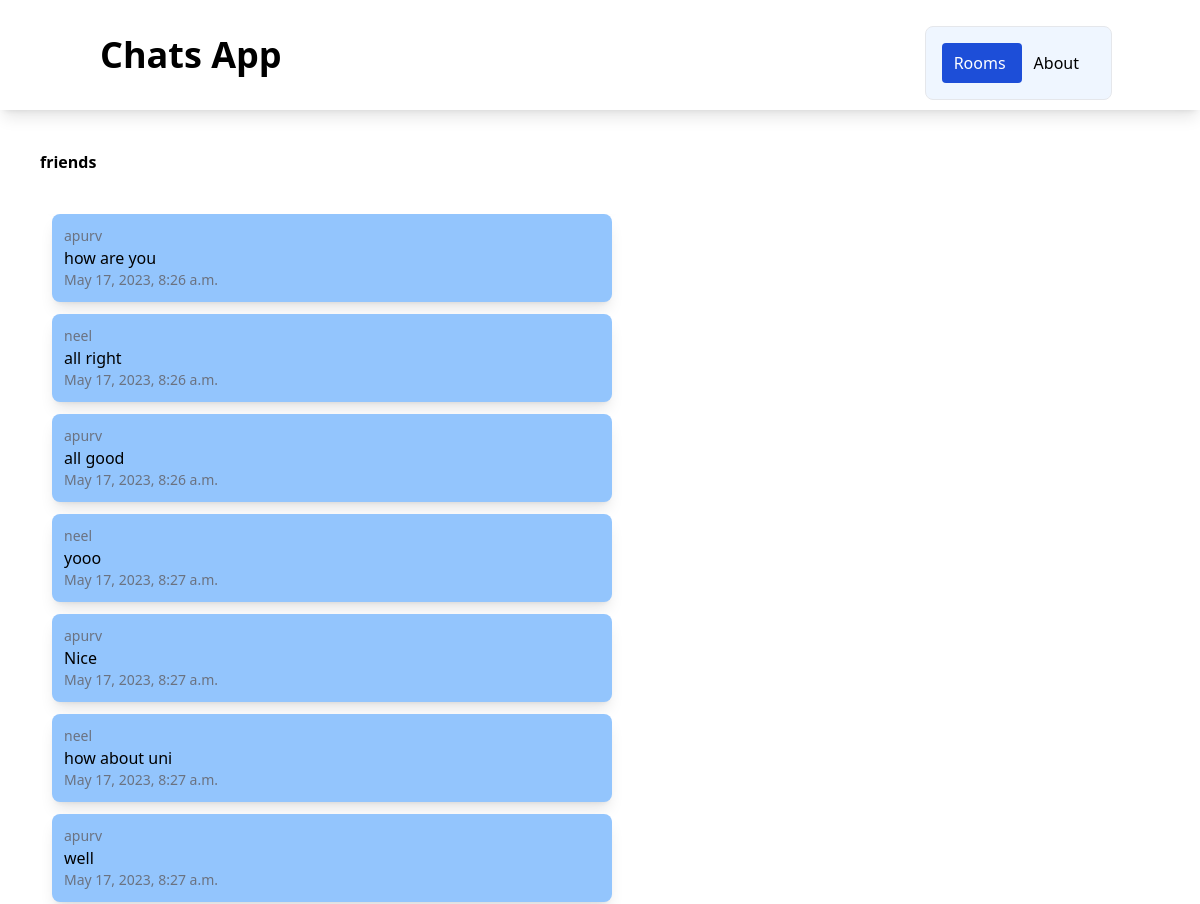
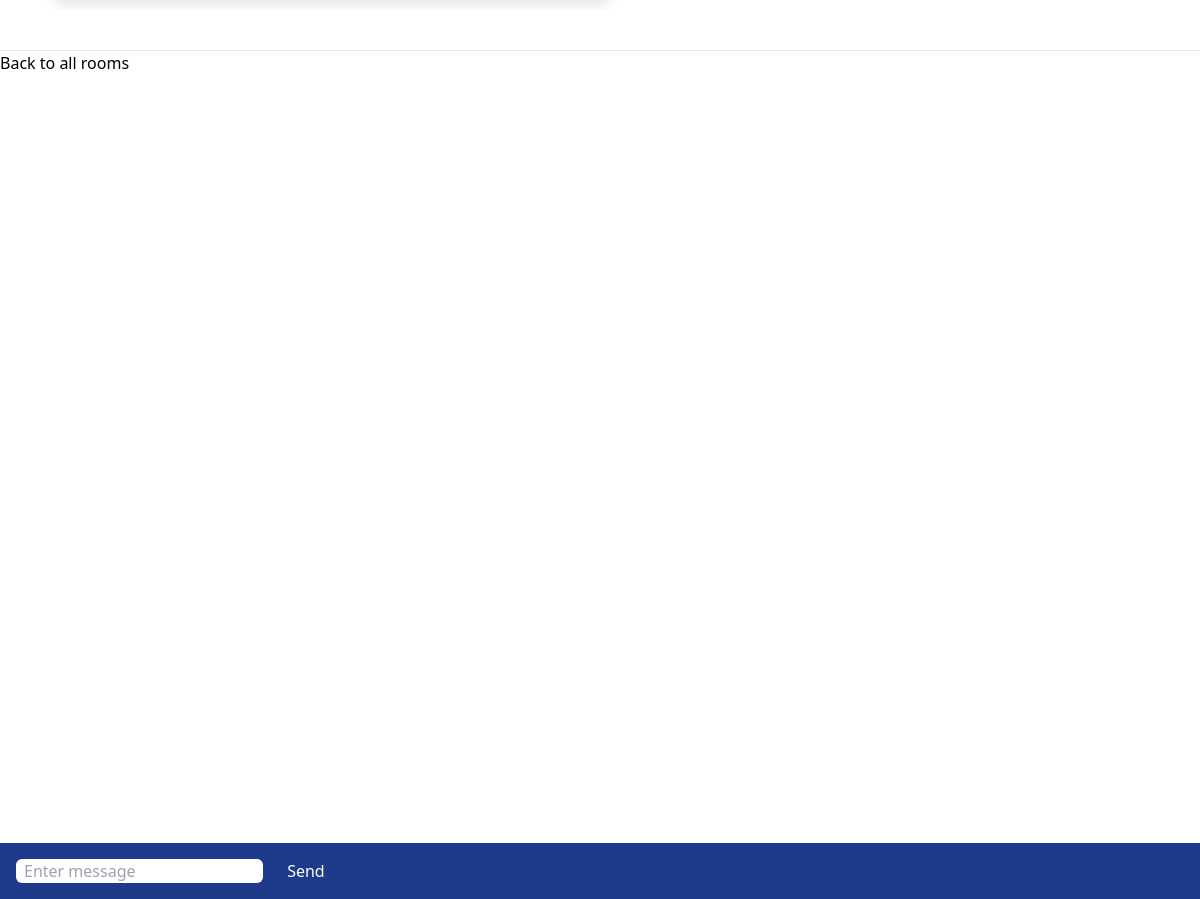
Page /friends/ on the committed database (2 pictures, top to bottom).
### chatapp/models.py (models this page shows, shortened)
class ChatRoom(models.Model):
    name = models.CharField(max_length=200)
    slug = models.SlugField(max_length=200)

class ChatMessage(models.Model):
    user = models.ForeignKey(User,on_delete=models.CASCADE)
    room = models.ForeignKey(ChatRoom,on_delete=models.CASCADE)
    message_content = models.TextField()
    date = models.DateTimeField(auto_now=True)
    class Meta:
        ordering = ('date',)

### chatapp/views.py (the view)
# urls.py: path('<slug:room_name>/',views.room,name="room"),
def room(request,room_name):
    messages = ChatMessage.objects.filter(room__slug=room_name)[:30]
    context = {
        "chatroom":ChatRoom.objects.get(slug=room_name),
        "messages":messages
        }
    return render(request,"chatapp/chat-room.html",context)

### chatapp/templates/chatapp/chat-room.html (shortened to what this page needs)
{% extends 'chatapp/base.html' %}
{% block body %}
<div class="m-10 font-bold">
    {{ chatroom.name }}
</div>
<div class="message-container m-10 overflow-auto h-[700px]" id="message-container">
    <div id="chat-messages">
        {% for message in messages %}
        <div class="message shadow-lg p-3 m-3 rounded-lg w-1/2 bg-blue-300">
            <div class="text-sm text-gray-500">
                {{ message.user.username }}
            </div>
            {{ message.message_content }}
            <div class="text-sm text-gray-500">
                {{ message.date}}
            </div>
        </div>
        {% endfor %}
    </div>
</div>
<div class="form-container fixed inset-x-0 bottom-0 bg-blue-900 p-4">
    <form method="post">
        <input class="rounded-md px-2" id="message-input" type="text" name="message" placeholder="Enter message">
        <button class="text-white ml-5" id="send-button" type="submit">Send</button>
    </form>
</div>
<hr>
<a href="{% url 'index' %}">Back to all rooms</a>
{% endblock body %}

### chatapp/templates/chatapp/base.html (shortened to what this page needs)
<!DOCTYPE html>
<html lang="en">
<head>
    <script src="https://cdn.tailwindcss.com"></script>
</head>
<body>
        <nav class="shadow-lg px-20 py-2.5">
            <div class="container flex flex-wrap justify-between mx-auto">
                <a class="flex items-center" href="{% url 'index' %}">
                    <span class="self-center text-4xl font-semibold">Chats App</span>
                </a>
                <div class="block w-auto">
                    <ul class="flex flex-row p-4 mt-4 border rounded-lg border-grau-100 bg-blue-50">
                        <li>
                            <a class="block py-2 pl-3 pr-4 rounded bg-blue-700 text-white" href="/">Rooms</a>
                        </li>
                        <li>
                            <a class="block py-2 pl-3 pr-4 rounded " href="">About</a>
                        </li>
                    </ul>
                </div>
            </div>
        </nav>
    {% block body %}
    {% endblock %}
</body>
</html>

### rows in the picture
ChatRoom: name "friends"
ChatMessage: user.username "apurv", message_content "how are you", date "May 17, 2023, 8:26 a.m."
ChatMessage: user.username "neel", message_content "all right", date "May 17, 2023, 8:26 a.m."
ChatMessage: user.username "apurv", message_content "all good", date "May 17, 2023, 8:26 a.m."
ChatMessage: user.username "neel", message_content "yooo", date "May 17, 2023, 8:27 a.m."
ChatMessage: user.username "apurv", message_content "Nice", date "May 17, 2023, 8:27 a.m."
ChatMessage: user.username "neel", message_content "how about uni", date "May 17, 2023, 8:27 a.m."
ChatMessage: user.username "apurv", message_content "well", date "May 17, 2023, 8:27 a.m."
